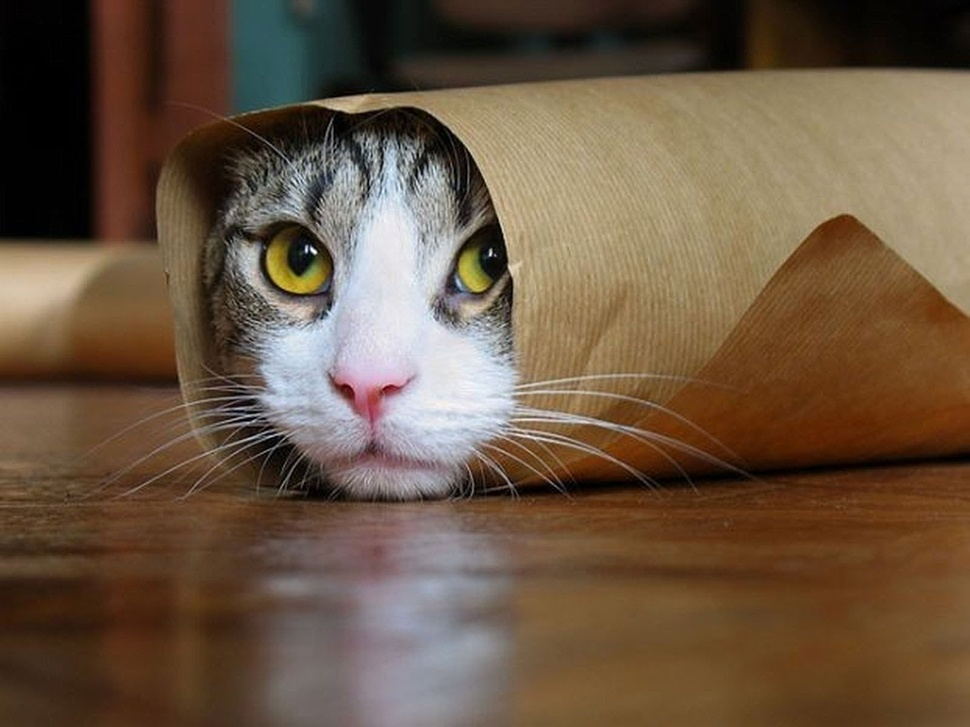
#> input picture images/catleft.jpg, 970 x 727 px, shrunk from 1600 x 1200 before the run, found by its file name; its folder holds only this picture in this run
$ python rotate.py
#> lines starting #> are read from the running program, lines starting #| are printed output that depends on the picture
#instrall pillow, becasuse we need it
def install_and_import(package):
    import importlib
    try:
        importlib.import_module(package)
    except ImportError:
        import pip
        pip.main(['install', package])

install_and_import('pillow')

from PIL import Image
import os

imgfolder = "./images"
flipped = "./flipped"

for dirpath, dirnames, dafile in os.walk( imgfolder ):
	for image in dafile:
		img = Image.open(dirpath+"\/"+image)
#> img is the input picture: PIL image 970x727 RGB; mean R, G, B 107.4, 86.7, 66.6
		img = img.transpose(Image.FLIP_LEFT_RIGHT)
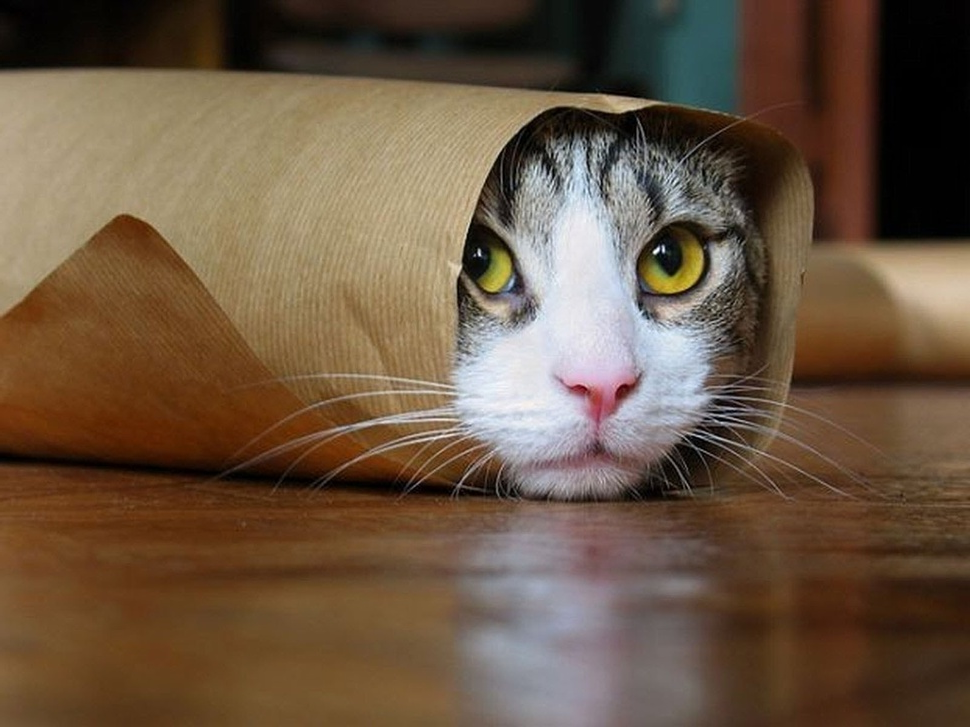
#> img: PIL image 970x727 RGB; mean R, G, B 107.4, 86.7, 66.6
		img.save(flipped+"\/"+image, "JPEG")
		img.close()
